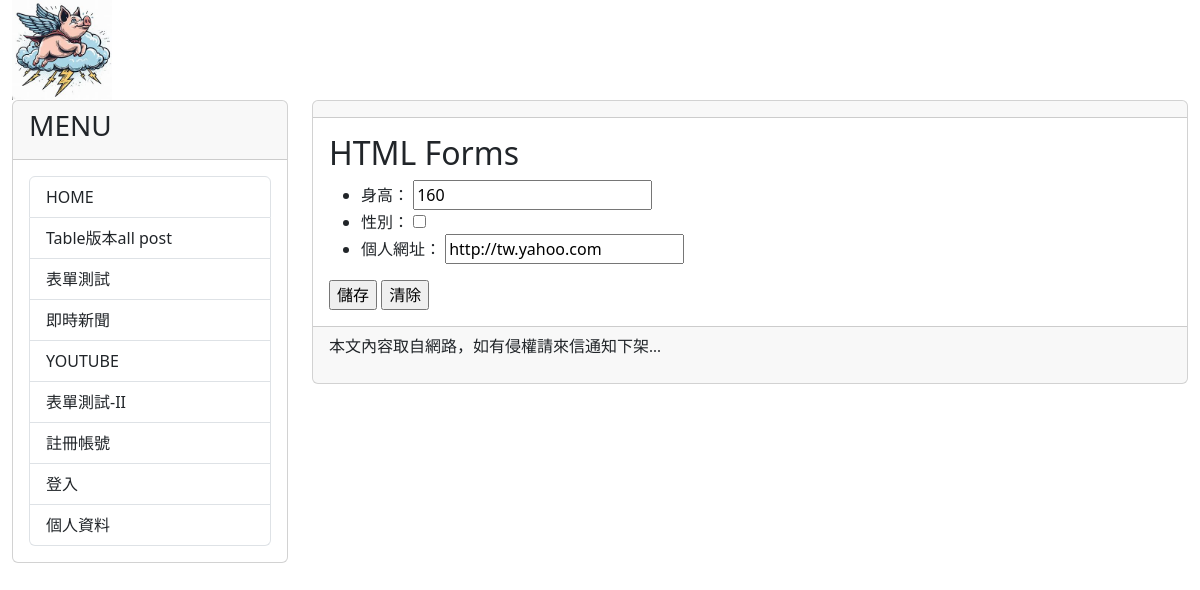
The page /profile/ (signed in) on the database as committed earlier.
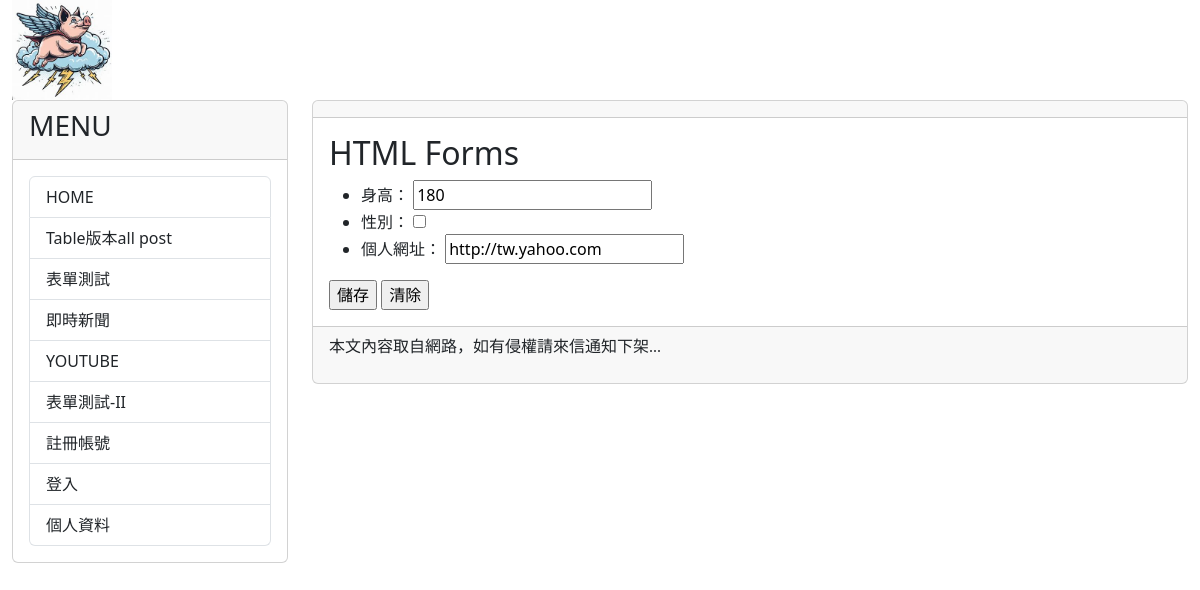
The same page on the database as committed later.
### mytest/models.py (models this page shows, shortened)
class Profile(models.Model):
    user = models.OneToOneField(auth.models.User, on_delete=models.CASCADE)
    height = models.PositiveIntegerField(default=160)
    male = models.BooleanField(default=False)
    website = models.URLField(null=True)

### mytest/views.py (the view, shortened to what this page needs)
# urls.py: path('profile/', testv.profile)
@login_required(login_url='/login/')
def profile(request):
    if request.method == 'GET':
        if request.user.is_authenticated:
            username = request.user.username
            try:
                user = User.objects.get(username=username)
                userinfo = Profile.objects.get(user=user)
                form = ProfileForm(instance=userinfo)
            except:
                form = ProfileForm()
        return render(request, 'userinfo.html', locals())
    else:
        message = "ERROR"
        print('出錯回首頁')
        redirect("/")

### mytest/forms.py
class ProfileForm(forms.ModelForm):
    class Meta:
        model = models.Profile
        fields = ['height', 'male', 'website']
    def __init__(self, *args, **kwargs):
        super(ProfileForm, self).__init__(*args, **kwargs)
        self.fields['height'].label = '身高'
        self.fields['male'].label = '性別'
        self.fields['website'].label = '個人網址'

### mytest/templates/userinfo.html (shortened to what this page needs)
{% extends "base2.html" %}
{% block content %}
<h2>HTML Forms</h2>
<form action="" method="post">
    <ul>
  {{ form.as_ul }}
    </ul>
  <input type='submit' value='儲存'>
  <input type='reset' value='清除'>
</form>
{% endblock content %}

Rows that differ between the two databases and show on the page:
changed Profile "http://tw.yahoo.com": height "160" → "180"
